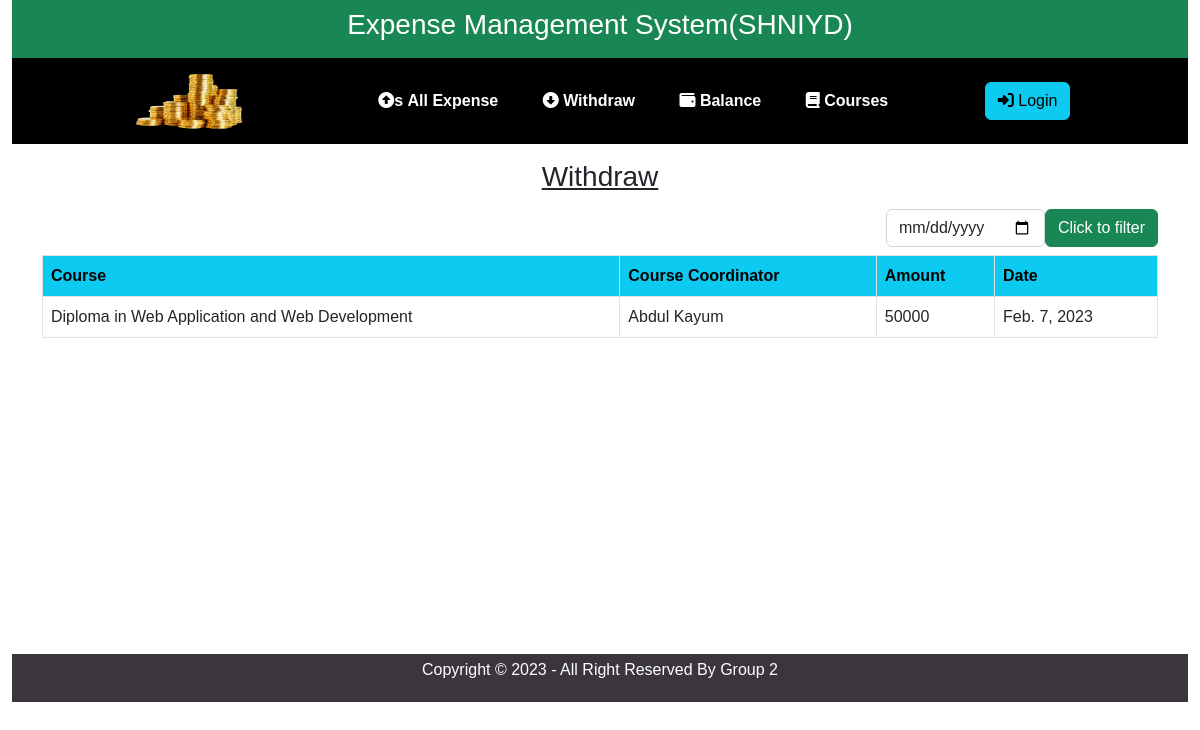
The app's page /withdraw/, older data.
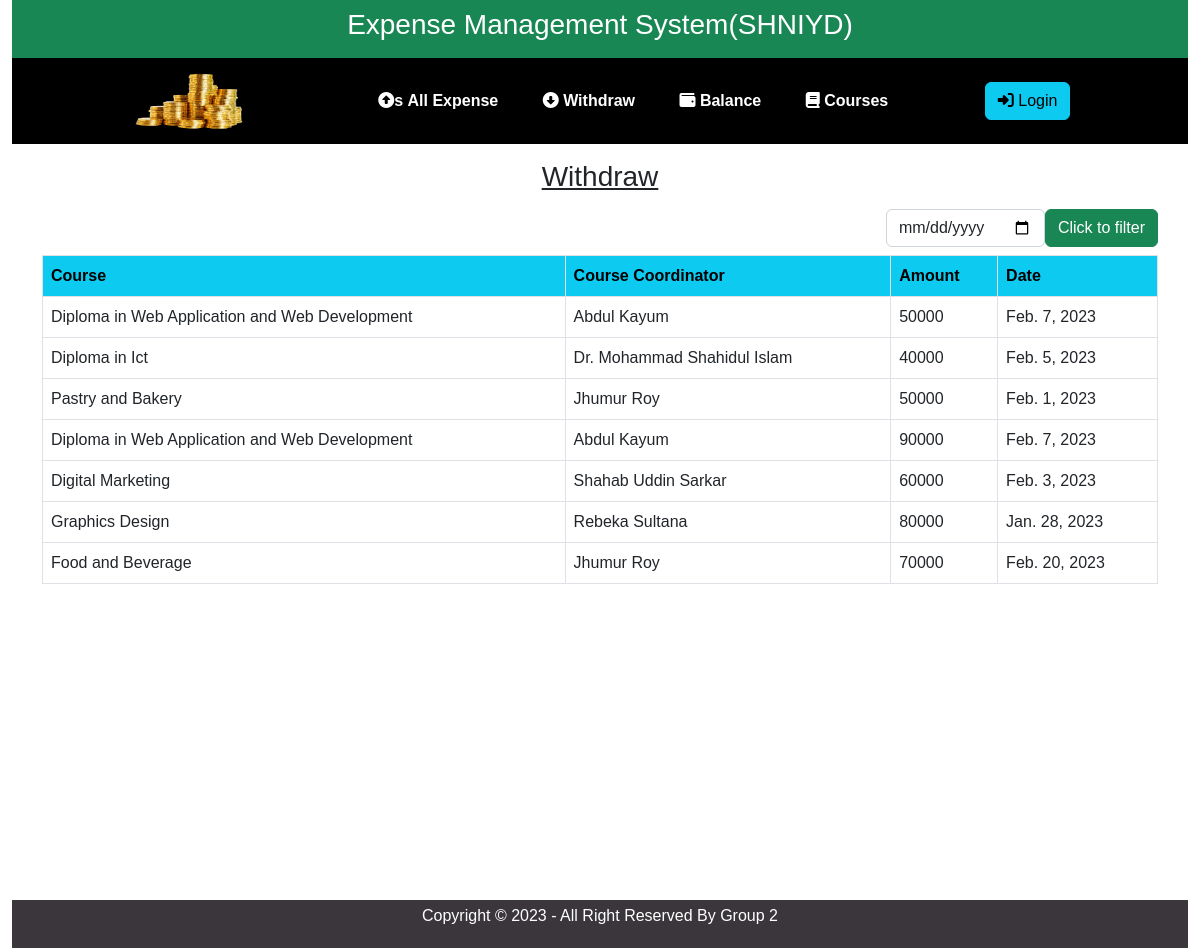
The same page, newer data.
### ExpenseApp/models.py (models this page shows)
class Withdraw(models.Model):
    withdraw_id=models.IntegerField(default=0)
    course_id=models.ForeignKey(Course,on_delete=models.CASCADE)
    cordinator_id=models.ForeignKey(Cordinator,on_delete=models.CASCADE)
    amount=models.IntegerField(default=0)
    date=models.DateField()

class Course(models.Model):
    course_id=models.IntegerField(default=0)
    course_name=models.CharField(max_length=100)
    course_duration= models.CharField(max_length=20)
    def __str__(self):
        return self.course_name

class Cordinator(models.Model):
    cordinator_id=models.IntegerField(default=0)
    cordinator_name=models.CharField(max_length=50)
    cordinator_deg=models.CharField(max_length=50)
    cordinator_nid=models.IntegerField(default=0)
    def __str__(self):
        return self.cordinator_name

### ExpenseApp/views.py (the view, shortened to what this page needs)
# urls.py: path('withdraw/', views.Withdraws,name='withdraw'),
def Withdraws(request):
    withdraw = Withdraw.objects.all()
    return render(request,'expenseApp/withdraw.html',{'withdraw':withdraw})

### templates/expenseApp/withdraw.html (shortened to what this page needs)
{% extends 'expenseApp/base.html'%}
{% block content %}
<div class="container">
<div class="text-center py-2">
    <h3 class="text-center py-2 text-decoration-underline">Withdraw</h3>
    <form class="d-flex justify-content-end align-items-center" action="" method="post">
            <input id="date" type="date" class="form-control" name="date" style="width: fit-content;">
            <input type="submit" value="Click to filter" class="btn btns btn-success">
    </form>
</div>
    <table class="table table-bordered table-hover">
        <tr class="text-bg-info">
            <th>Course</th>
            <th>Course Coordinator</th>
            <th>Amount</th>
            <th>Date</th>
        </tr>
        {% for x in withdraw %}
        <tr>
            <td>{{x.course_id}}</td>
            <td>{{x.cordinator_id}}</td>
            <td>{{x.amount}}</td>
            <td>{{x.date}}</td>
        </tr>
        {% endfor %}
    </table>
</div>
{% endblock %}

Row changes from the older to the newer data that the page shows:
added Withdraw: course_id "Diploma in Ict", cordinator_id "Dr. Mohammad Shahidul Islam", amount "40000", date "Feb. 5, 2023"
added Withdraw: course_id "Pastry and Bakery", cordinator_id "Jhumur Roy", amount "50000", date "Feb. 1, 2023"
added Withdraw: course_id "Diploma in Web Application and Web Development", cordinator_id "Abdul Kayum", amount "90000", date "Feb. 7, 2023"
added Withdraw: course_id "Digital Marketing", cordinator_id "Shahab Uddin Sarkar", amount "60000", date "Feb. 3, 2023"
added Withdraw: course_id "Graphics Design", cordinator_id "Rebeka Sultana", amount "80000", date "Jan. 28, 2023"
added Withdraw: course_id "Food and Beverage", cordinator_id "Jhumur Roy", amount "70000", date "Feb. 20, 2023"
